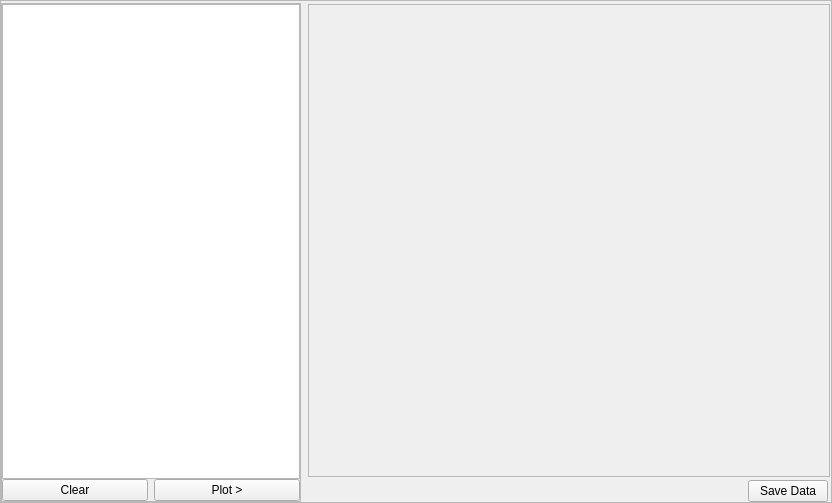
<?xml version="1.0" encoding="UTF-8"?>
<ui version="4.0">
 <class>MainWindow</class>
 <widget class="QMainWindow" name="MainWindow">
  <property name="geometry">
   <rect>
    <x>0</x>
    <y>0</y>
    <width>832</width>
    <height>503</height>
   </rect>
  </property>
  <property name="windowTitle">
   <string>MainWindow</string>
  </property>
  <widget class="QWidget" name="centralwidget">
   <layout class="QGridLayout" name="gridLayout_3">
    <property name="margin">
     <number>0</number>
    </property>
    <item row="0" column="0">
     <widget class="QFrame" name="widgetFrameOuter">
      <property name="sizePolicy">
       <sizepolicy hsizetype="Preferred" vsizetype="Preferred">
        <horstretch>0</horstretch>
        <verstretch>0</verstretch>
       </sizepolicy>
      </property>
      <property name="styleSheet">
       <string notr="true"/>
      </property>
      <property name="frameShape">
       <enum>QFrame::StyledPanel</enum>
      </property>
      <property name="frameShadow">
       <enum>QFrame::Raised</enum>
      </property>
      <property name="class" stdset="0">
       <string>PeripheralCollection</string>
      </property>
      <layout class="QGridLayout" name="gridLayout">
       <property name="verticalSpacing">
        <number>2</number>
       </property>
       <property name="margin">
        <number>0</number>
       </property>
       <item row="0" column="2">
        <widget class="QFrame" name="frame_4">
         <property name="sizePolicy">
          <sizepolicy hsizetype="Maximum" vsizetype="Preferred">
           <horstretch>0</horstretch>
           <verstretch>0</verstretch>
          </sizepolicy>
         </property>
         <property name="minimumSize">
          <size>
           <width>10</width>
           <height>0</height>
          </size>
         </property>
         <property name="frameShape">
          <enum>QFrame::NoFrame</enum>
         </property>
         <property name="frameShadow">
          <enum>QFrame::Raised</enum>
         </property>
         <layout class="QHBoxLayout" name="ControlsLayout">
          <property name="spacing">
           <number>6</number>
          </property>
          <property name="margin">
           <number>0</number>
          </property>
         </layout>
        </widget>
       </item>
       <item row="1" column="1" colspan="2">
        <widget class="QFrame" name="frame_2">
         <property name="sizePolicy">
          <sizepolicy hsizetype="Preferred" vsizetype="Preferred">
           <horstretch>0</horstretch>
           <verstretch>0</verstretch>
          </sizepolicy>
         </property>
         <property name="minimumSize">
          <size>
           <width>0</width>
           <height>50</height>
          </size>
         </property>
         <property name="frameShape">
          <enum>QFrame::NoFrame</enum>
         </property>
         <property name="frameShadow">
          <enum>QFrame::Raised</enum>
         </property>
         <property name="class" stdset="0">
          <string>PeripheralCollectionInner</string>
         </property>
         <layout class="QGridLayout" name="gridLayout_2">
          <property name="horizontalSpacing">
           <number>1</number>
          </property>
          <property name="verticalSpacing">
           <number>2</number>
          </property>
          <property name="margin">
           <number>1</number>
          </property>
          <item row="1" column="0">
           <widget class="QScrollArea" name="scrollArea">
            <property name="widgetResizable">
             <bool>true</bool>
            </property>
            <widget class="QWidget" name="scrollAreaWidgetContents">
             <property name="geometry">
              <rect>
               <x>0</x>
               <y>0</y>
               <width>520</width>
               <height>439</height>
              </rect>
             </property>
             <layout class="QGridLayout" name="gridLayout_4">
              <property name="margin">
               <number>2</number>
              </property>
              <property name="spacing">
               <number>2</number>
              </property>
              <item row="0" column="0">
               <layout class="QGridLayout" name="plot_area"/>
              </item>
             </layout>
            </widget>
           </widget>
          </item>
         </layout>
        </widget>
       </item>
       <item row="2" column="1" colspan="2">
        <widget class="QFrame" name="frame_3">
         <property name="frameShape">
          <enum>QFrame::NoFrame</enum>
         </property>
         <property name="frameShadow">
          <enum>QFrame::Raised</enum>
         </property>
         <layout class="QHBoxLayout" name="horizontalLayout">
          <property name="spacing">
           <number>2</number>
          </property>
          <property name="leftMargin">
           <number>3</number>
          </property>
          <property name="topMargin">
           <number>0</number>
          </property>
          <property name="rightMargin">
           <number>3</number>
          </property>
          <property name="bottomMargin">
           <number>0</number>
          </property>
          <item>
           <spacer name="horizontalSpacer">
            <property name="orientation">
             <enum>Qt::Horizontal</enum>
            </property>
            <property name="sizeHint" stdset="0">
             <size>
              <width>40</width>
              <height>20</height>
             </size>
            </property>
           </spacer>
          </item>
          <item>
           <widget class="QPushButton" name="pushButton_2">
            <property name="text">
             <string>Save Data</string>
            </property>
           </widget>
          </item>
         </layout>
        </widget>
       </item>
       <item row="0" column="0" colspan="2">
        <widget class="QFrame" name="frame">
         <property name="frameShape">
          <enum>QFrame::NoFrame</enum>
         </property>
         <property name="frameShadow">
          <enum>QFrame::Raised</enum>
         </property>
         <layout class="QVBoxLayout" name="verticalLayout">
          <property name="margin">
           <number>0</number>
          </property>
          <item>
           <layout class="QHBoxLayout" name="WidgetLayout"/>
          </item>
         </layout>
        </widget>
       </item>
       <item row="1" column="0" rowspan="2">
        <widget class="QFrame" name="frame_5">
         <property name="maximumSize">
          <size>
           <width>300</width>
           <height>16777215</height>
          </size>
         </property>
         <property name="frameShape">
          <enum>QFrame::StyledPanel</enum>
         </property>
         <property name="frameShadow">
          <enum>QFrame::Raised</enum>
         </property>
         <layout class="QVBoxLayout" name="table_area">
          <property name="spacing">
           <number>0</number>
          </property>
          <property name="margin">
           <number>0</number>
          </property>
          <item>
           <widget class="QTableWidget" name="table">
            <attribute name="horizontalHeaderDefaultSectionSize">
             <number>85</number>
            </attribute>
           </widget>
          </item>
          <item>
           <widget class="QFrame" name="frame_6">
            <property name="frameShape">
             <enum>QFrame::NoFrame</enum>
            </property>
            <property name="frameShadow">
             <enum>QFrame::Raised</enum>
            </property>
            <layout class="QHBoxLayout" name="horizontalLayout_2">
             <property name="margin">
              <number>0</number>
             </property>
             <item>
              <widget class="QPushButton" name="pushButton_3">
               <property name="text">
                <string>Clear</string>
               </property>
              </widget>
             </item>
             <item>
              <widget class="QPushButton" name="pushButton">
               <property name="text">
                <string>Plot &gt;</string>
               </property>
              </widget>
             </item>
            </layout>
           </widget>
          </item>
         </layout>
        </widget>
       </item>
      </layout>
     </widget>
    </item>
   </layout>
  </widget>
  <widget class="QMenuBar" name="menubar">
   <property name="geometry">
    <rect>
     <x>0</x>
     <y>0</y>
     <width>832</width>
     <height>25</height>
    </rect>
   </property>
  </widget>
 </widget>
 <resources/>
 <connections>
  <connection>
   <sender>pushButton_2</sender>
   <signal>clicked()</signal>
   <receiver>MainWindow</receiver>
   <slot>saveData()</slot>
   <hints>
    <hint type="sourcelabel">
     <x>782</x>
     <y>498</y>
    </hint>
    <hint type="destinationlabel">
     <x>847</x>
     <y>494</y>
    </hint>
   </hints>
  </connection>
  <connection>
   <sender>pushButton</sender>
   <signal>clicked()</signal>
   <receiver>MainWindow</receiver>
   <slot>plotData()</slot>
   <hints>
    <hint type="sourcelabel">
     <x>289</x>
     <y>490</y>
    </hint>
    <hint type="destinationlabel">
     <x>199</x>
     <y>523</y>
    </hint>
   </hints>
  </connection>
  <connection>
   <sender>pushButton_3</sender>
   <signal>clicked()</signal>
   <receiver>MainWindow</receiver>
   <slot>clearData()</slot>
   <hints>
    <hint type="sourcelabel">
     <x>103</x>
     <y>488</y>
    </hint>
    <hint type="destinationlabel">
     <x>100</x>
     <y>511</y>
    </hint>
   </hints>
  </connection>
 </connections>
 <slots>
  <slot>saveData()</slot>
  <slot>plotData()</slot>
  <slot>clearData()</slot>
 </slots>
</ui>
